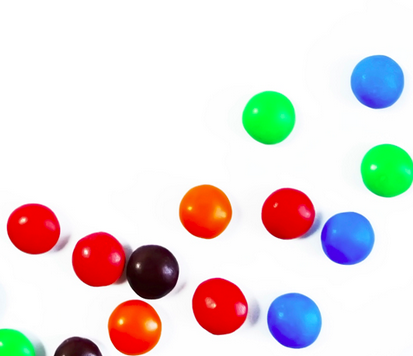
#> input picture wk8/Assignment_3/Task1/images/smarties.png, 413 x 356 px
$ jupyter execute task1.ipynb
#> lines starting #> are read from the running program, lines starting #| are printed output that depends on the picture; after the words box and inside, x2 and y2 are one past the last pixel; in counts of white or black regions, pixels touching at a corner belong together
# Task 1

Yifan Luo, u7351505

## 0. Load Packages

[cell 1]
import cv2
import numpy as np
import matplotlib.pyplot as plt

## 1. Read and convert images

[cell 2]
# read RGB/RGBA images with the format (H, W, C)
smarties_rgb = cv2.imread('Task1/images/smarties.png')  # (356, 413, 3)
#> smarties_rgb is the input picture: shape (356, 413, 3); mean B, G, R 219.1, 220.4, 228.9
coins_rgba = cv2.imread('Task1/images/coins.png')        # (246, 300, 4)
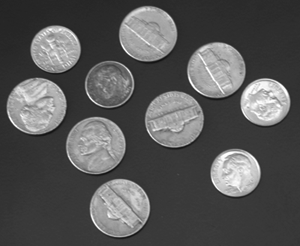
#> input picture wk8/Assignment_3/Task1/images/coins.png, 300 x 246 px
#> coins_rgba is the input picture: shape (246, 300, 3); min 18, max 255, mean 88

# convert to grayscale images
smarties = cv2.cvtColor(smarties_rgb, cv2.COLOR_RGB2GRAY)  # (356, 413)
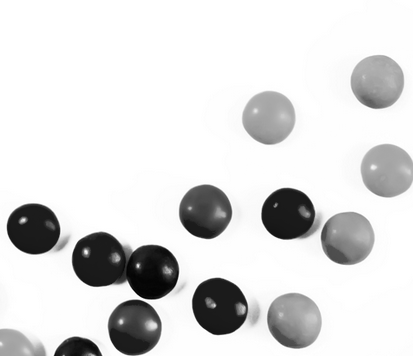
#> smarties: shape (356, 413); min 2, max 255, mean 221
coins = cv2.cvtColor(coins_rgba, cv2.COLOR_RGB2GRAY)        # (246, 300)

# show grayscale images
fig, ax = plt.subplots(1, 2, figsize=(12, 8))
ax[0].imshow(smarties, cmap='gray')
ax[0].set_title(f"smarties\n{smarties.shape}")
ax[0].set_axis_off()
ax[1].imshow(coins, cmap='gray')
ax[1].set_title(f"coins\n{coins.shape}")
ax[1].set_axis_off()
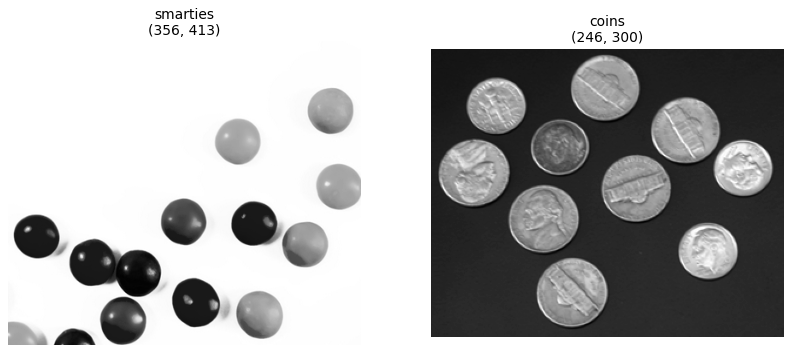
#> figure drawn by matplotlib, 2 panels

## 2. Apply the Canny edge detector

[cell 3]
# apply Canny edge detecotrs on grayscale images
edge_smarties = cv2.Canny(smarties, threshold1=230, threshold2=320)
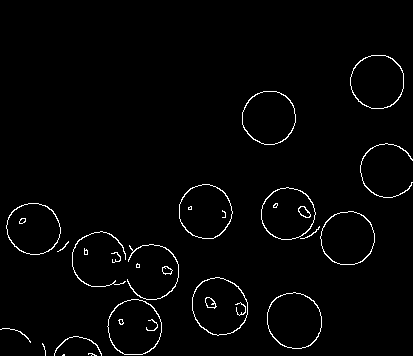
#> edge_smarties: shape (356, 413); 2% white in thin lines or dots, all inside (x1, y1, x2, y2) = (0, 55, 413, 356)
edge_coins = cv2.Canny(coins, threshold1=300, threshold2=600)
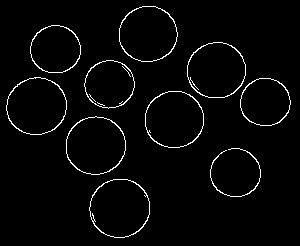
#> edge_coins: shape (246, 300); 2.7% white in thin lines or dots, all inside (x1, y1, x2, y2) = (6, 6, 291, 238)

fig, ax = plt.subplots(1, 2, figsize=(12, 8))
ax[0].imshow(edge_smarties, cmap='gray')
ax[0].set_title(f"edges on smarties\n{edge_smarties.shape}")
ax[0].set_axis_off()
ax[1].imshow(edge_coins, cmap='gray')
ax[1].set_title(f"edges on coins\n{edge_coins.shape}")
ax[1].set_axis_off()

## 3. Implement the Hough transform function

[cell 4]
def hough_circle_transform(
    edge,
    threshold_ratio=0.8,
    radius_increment=1,
    circle_centre_increment=[1, 1],
    theta_increment=(2 * np.pi / 180),
    radius_range=[5, 35],
    non_max_suppression=True,
    *args,
    **kwargs
):
    """Implementation of the Hough transform function with non-maximum suppression.

    Args:
        edge (np.ndarray): The Canny edge detection result.
        threshold_ratio (float, optional): Filter small votes. Defaults to 0.8.
        radius_increment (int, optional): The increment of radius during. Defaults to 1.
        circle_centre_increment (list, optional): The increment of the circle centre. Defaults to [1, 1].
        theta_increment (tuple, optional): The increment of theta during. Defaults to (2 * np.pi / 180).
        radius_range (list, optional): The preset radius range. Defaults to [5, 35].
        non_max_suppression (bool, optional): Whether to apply non-maximum suppression. Defaults to True.

    Returns:
        List[int, int, int]: A list of votes [a, b, r] in descending order.
    """
#> called with threshold_ratio = 0.9, radius_increment = 1, theta_increment = 0.0349, non_max_suppression = True
    # initialise a matrix for recording votes
    a_range = int(edge.shape[1] + 2 * radius_range[1] // circle_centre_increment[0])  # padding
#> a_range = 370
    b_range = int(edge.shape[0] + 2 * radius_range[1]// circle_centre_increment[1])   # padding
#> b_range = 316
    r_range = int((radius_range[1] - radius_range[0]) // radius_increment)
    vote = np.zeros((a_range, b_range, r_range))
    # iterate over the edge image and accumulate votes
    for x in range(0, edge.shape[1], circle_centre_increment[0]):
        for y in range(0, edge.shape[0], circle_centre_increment[1]):
            # skip if no edge detected
            if edge[y, x] == 0:
                continue
            # iterate over all the possible theta
            for theta in np.arange(0, 2 * np.pi, theta_increment):
                # iterate over all the possible radius within the range
                for radius in np.arange(radius_range[0], radius_range[1], radius_increment):
                    # a = x - r * cos(θ)
                    candidate_a = x - radius * np.cos(theta)
                    # b = y - r * sin(θ)
                    candidate_b = y - radius * np.sin(theta)
                    # calculate the indices in the vote matrix
                    candidate_a_idx = int((candidate_a // circle_centre_increment[0]) + radius_range[1])
                    candidate_b_idx = int((candidate_b // circle_centre_increment[1]) + radius_range[1])
                    candidate_r_idx = int((radius - radius_range[0]) // radius_increment)
                    # vote if the index is valid
                    if (
                        (0 <= candidate_a_idx < vote.shape[0])
                        and (0 <= candidate_b_idx < vote.shape[1])
                        and (0 <= candidate_r_idx < vote.shape[2])
                    ):
                        vote[candidate_a_idx, candidate_b_idx, candidate_r_idx] += 1

    print(f"after voting: {np.count_nonzero(vote)}")
    # set votes that are lower than the threshold to zeros
    vote = np.where(vote < (threshold_ratio * np.max(vote)), 0, vote)
    print(f"after implying threshold: {np.count_nonzero(vote)}")
    # implement non-maximum suppression
    if non_max_suppression:
        vote = non_maximum_suppression(vote,
                                       kwargs['threshold_a'],
                                       kwargs['threshold_b'],
                                       kwargs['threshold_r'])
        print(f"after non-max suppression: {np.count_nonzero(vote)}")

    # return a list of votes [a, b, r] in a descending order
    asc_idx = np.unravel_index(np.argsort(vote, axis=None), vote.shape)
    res = []
    for a_idx, b_idx, r_idx in zip(asc_idx[0][::-1][:np.count_nonzero(vote)],
                                   asc_idx[1][::-1][:np.count_nonzero(vote)],
                                   asc_idx[2][::-1][:np.count_nonzero(vote)]):
        res.append([(a_idx - radius_range[1]) * circle_centre_increment[0],
                    (b_idx  - radius_range[1]) * circle_centre_increment[1],
                    radius_range[0] + r_idx * radius_increment])
    return np.unique(res, axis=0).tolist()


def non_maximum_suppression(vote, threshold_a=20, threshold_b=20, threshold_r=20):
    """Implementation of non-maximum suppression.

    Args:
        vote (np.ndarray): The vote matrix.
        threshold_a (int, optional): The half window size in the vertical direction. Defaults to 20.
        threshold_b (int, optional): The hald window size in the horizontal direction. Defaults to 20.
        threshold_r (int, optional): The half window size for radius. Defaults to 20.

    Returns:
        _type_: _description_
    """
    a_len, b_len, r_len = vote.shape
    res = np.zeros_like(vote)
    # zero padding
    vote_pad = np.zeros(
        (a_len + 2 * threshold_a, b_len + 2 * threshold_b, r_len + 2 * threshold_r)
    )
    vote_pad[threshold_a : threshold_a + a_len,
             threshold_b : threshold_b + b_len,
             threshold_r : threshold_r + r_len] = vote
    # non-max suppression
    for a in range(threshold_a, threshold_a + a_len):
        for b in range(threshold_b, threshold_b + b_len):
            for r in range(threshold_r, threshold_r + r_len):
                if vote_pad[a, b, r] == 0:
                    continue
                # the neighbours around [a, b, r]
                # controlled by the three thresholds
                neighbours = vote_pad[
                    a - threshold_a : a + threshold_a + 1,
                    b - threshold_b : b + threshold_b + 1,
                    r - threshold_r : r + threshold_r + 1,
                ]
                # suppression if the vote is not the maximum in its neighbourhood
                if vote_pad[a, b, r] == np.max(neighbours):
                    res[a - threshold_a, b - threshold_b, r - threshold_r] = vote_pad[a, b, r]

    return res
